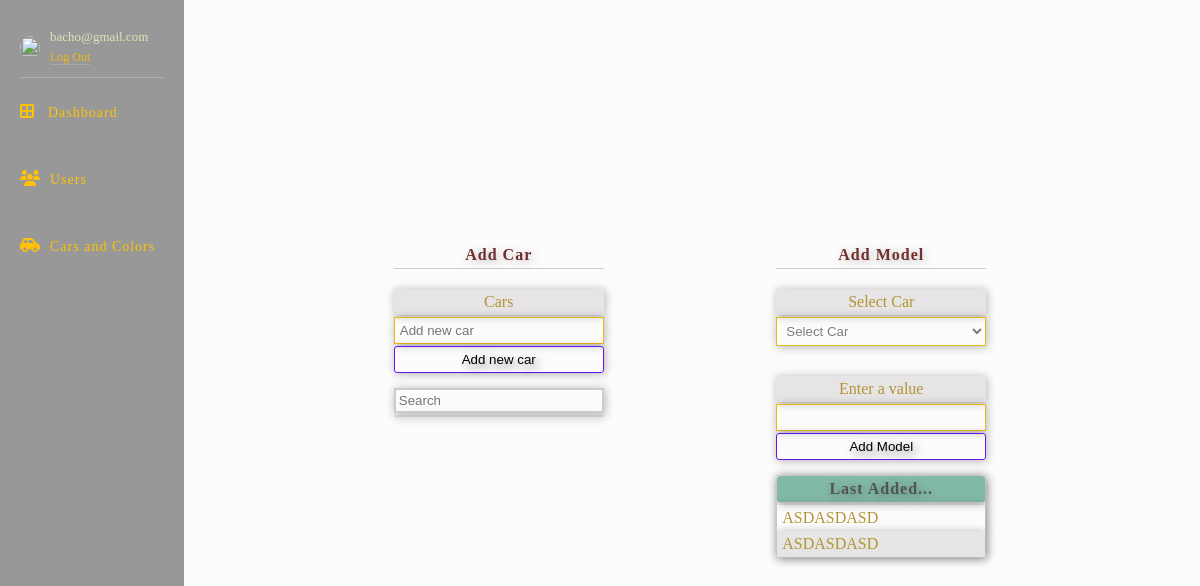
The page /admin_area/cars.php on the database as committed earlier.
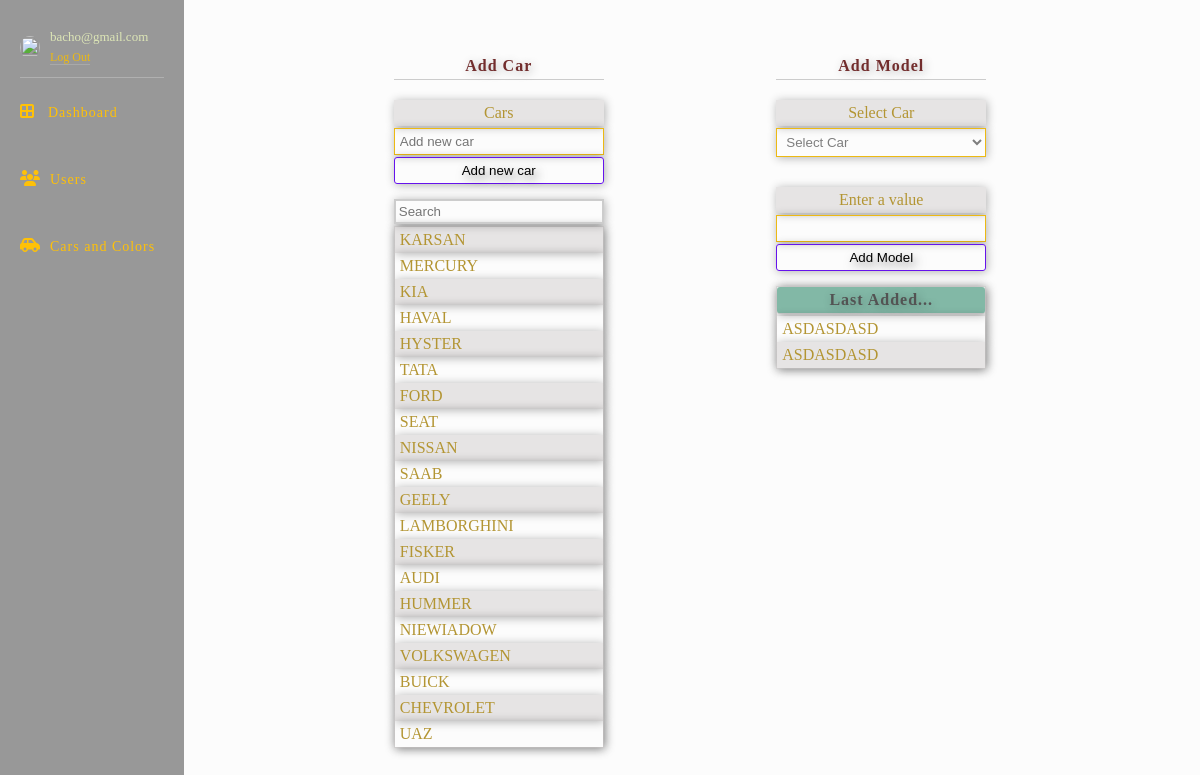
The same page on the database as committed later.
### tables this page shows
CREATE TABLE `cars` (
  `car_id` int(11) NOT NULL,
  `cars` varchar(100) NOT NULL
);

### classes/dbh.class.php (called while the page is built)
<?php
class Dbh {
    private $host = "localhost";
    private $user = "root";
    private $pwd = "2412933bacho";
    private $dbName = "manuchari";
    protected function connect()
    {
        $dsn = 'mysql:host=' . $this->host . ';dbname=' . $this->dbName;
        $PDO = new PDO($dsn, $this->user, $this->pwd);
        $PDO->setAttribute(PDO::ATTR_DEFAULT_FETCH_MODE, PDO::FETCH_ASSOC);
        return $PDO;
    }
}

### classes/admincars.class.php (the view, shortened to what this page needs)
<?php
include "dbh.class.php";
class Admincars extends Dbh {
    function selectcars() {
        if(empty($_POST['query']))
        {
            $sql = "SELECT cars FROM cars ORDER BY rand() LIMIT 20";
            $stmt = $this->connect()->query($sql);
            while($row = $stmt->fetch())
            {
                $car = $row['cars'];
                echo "<li>$car</li>";
            }
        }
    }
}

### admin_area/cars.php (shortened to what this page needs)
<?php
    $cars = new Admincars();
    $cars->cars();
    $cars->insertmodellist();
?>
<!DOCTYPE html>
<html lang="en">
<head>
    <link rel="stylesheet" href="sidebar/sidebar.css">
    <link rel="stylesheet" href="css/style.css">
    <link rel="stylesheet" href="css/reset.css">
    <link rel="stylesheet" href="css/cars.css">
</head>
<body>
<section class="main">
        <?php
            include "sidebar/sidebar.php";
        ?>
        <div class="car-list">
            <div class="cars">
                <p class='divtitle'>Add Car</p>
                <h1>Cars</h1>
                <form action="" id='addinlistnewcar' method='POST'>
                    <input type="text" name="newCar" id='newCar' class='newCar' placeholder="Add new car">
                    <button type="submit" id='addnewcar' class='addnew' name='addnewcar'>Add new car</button>
                </form>
                <form action="" method="POST">
                    <input type="text" name="search" id='search' placeholder="Search">
                </form>
                <ul id='carslist'>
                    <?php
                        $cars->selectcars();
                    ?>
                </ul>
            </div>
            <div class="model-and-manufac">
                <div class="models">
                    <p class='divtitle'>Add Model</p>
                        <h1>Select Car</h1>
                        <form action="" id='addinlistnewcar' method='POST'>
                            <select name="addmanufacturer" class='newCar'>
                                <option value="">Select Car</option>
                            </select>
                </div>
                <div class="manufacture">
                    <h1>Enter a value</h1>
                    <input type="text" name="model" class='newCar'>
                    <input type="submit" name='addmodel' class='addnew' value="Add Model">
                    <ul class="carlist">
                    <p class='lastadded'>Last Added...</p>
                        <li>asdasdasd</li>
                        <li>asdasdasd</li>
                    </ul>
                </div>
            </div>
        </div>
    </section>
</body>
</html>

Rows that differ between the two databases and show on the page:
added cars: cars "KARSAN"
added cars: cars "MERCURY"
added cars: cars "KIA"
added cars: cars "HAVAL"
added cars: cars "HYSTER"
added cars: cars "TATA"
added cars: cars "FORD"
added cars: cars "SEAT"
added cars: cars "NISSAN"
added cars: cars "SAAB"
added cars: cars "GEELY"
added cars: cars "LAMBORGHINI"
added cars: cars "FISKER"
added cars: cars "AUDI"
added cars: cars "HUMMER"
added cars: cars "NIEWIADOW"
added cars: cars "VOLKSWAGEN"
added cars: cars "BUICK"
added cars: cars "CHEVROLET"
added cars: cars "UAZ"
